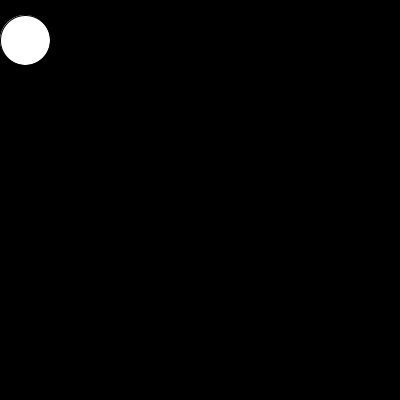
Frame 1 (no input)
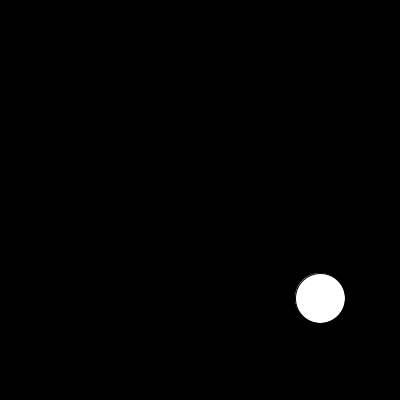
Frame 60 (the mouse pressed at the canvas centre just before this capture)
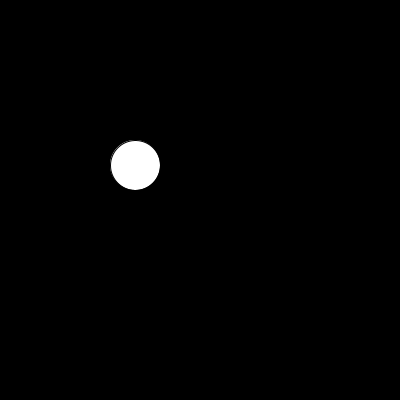
Frame 120 (the mouse held since frame 60 and released just before this capture)

The Processing sketch that drew these frames (run headless with seeded random() and noise(); from frame 60 on, the mouse is pressed at the canvas centre):

// Processing sketch: processing_49468
// ── processing_49468.pde

// the x and y position of the circle
int x = 25;
int y = 40;
// the x and y speed of the circle
int xspeed = 5;
int yspeed = 7;
 
void setup() {
  size(400, 400);
  smooth();
}
 
void draw() {
 
  // clear the background
  background(0); 
  
  drawCircle ();
  collision ();
  movecircle ();
 
 
  // draw the ellipse
 
   
   
}

void drawCircle (){
  ellipse(x, y, 50, 50);
  
}

void  collision () {
   x += xspeed;
  y += yspeed;
  
}
void movecircle () {
  // if we're all the way over to the left,
  if (x<25) {
    // reverse the speed
    xspeed = -xspeed;    
    // and move it back so that it's touching the side
    x = 25;
  }
  else if (x>width-25) {
    // and if we're all the way over the left, reverse the speed
    xspeed = -xspeed;
    // and move it so it's touching the side
    x = width-25;
  }
 
  // and now all the same except for y
  if (y<25) {
    yspeed = -yspeed;
    y = 25;
  }
  else if (y>height-25) {  
    yspeed = -yspeed;
    y = height-25;
  }
  
}
                
                                
